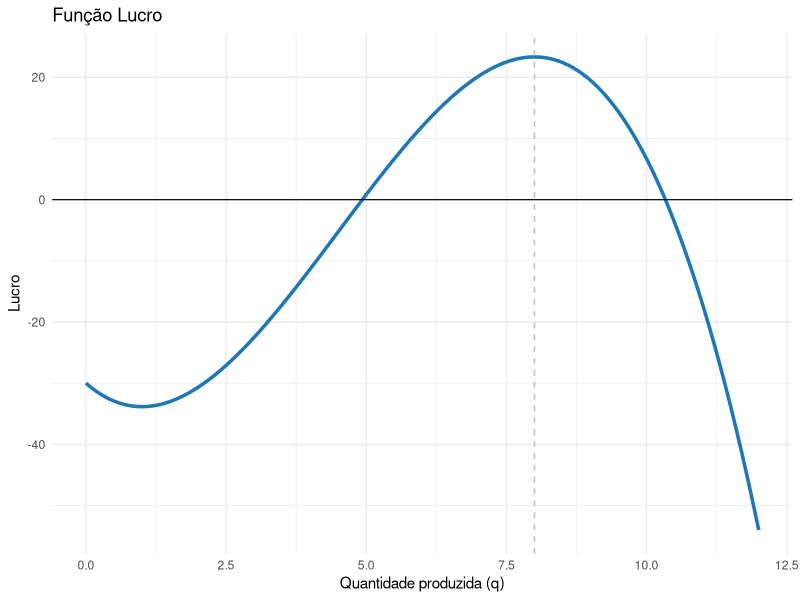
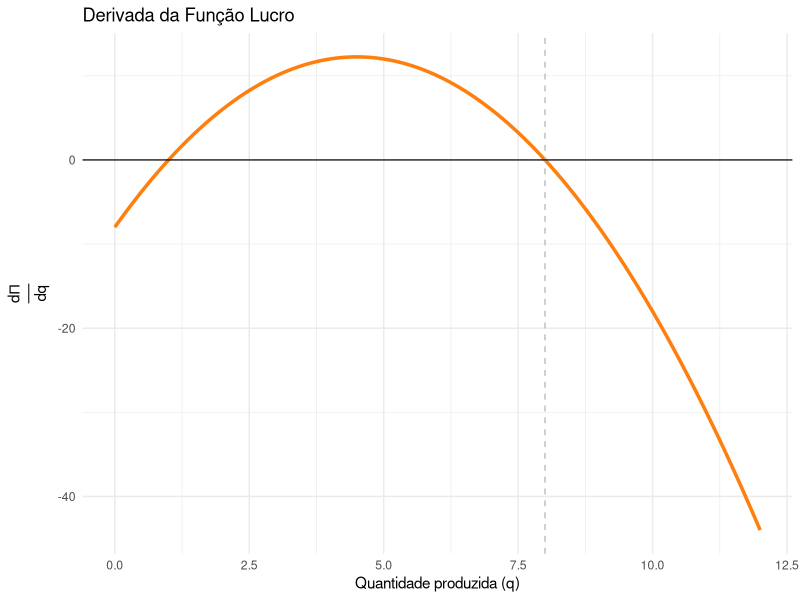
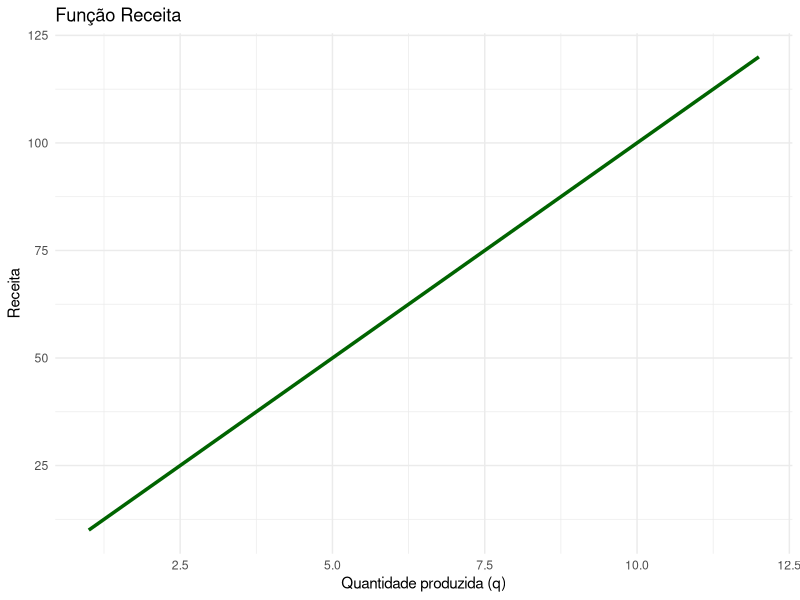

Reproduce these figures in R, in order.
## ---- chunk 1

# Carregar pacotes
library(ggplot2)
library(tibble)

# Gerar sequência de valores de q
q <- seq(0, 12, by = 0.1)

# Definir funções
lucro <- function(q) -(1 / 3) * q^3 + 4.5 * q^2 - 8 * q - 30
lucro_prime <- function(q) -q^2 + 9 * q - 8

# Calcular valores
df <- tibble(
  q = q,
  Pi = lucro(q),
  dPi = lucro_prime(q)
)

# Gráfico da função lucro
ggplot(df, aes(x = q, y = Pi)) +
  geom_line(color = "#1f77b4", linewidth = 1.2) +
  geom_vline(xintercept = 8, linetype = "dashed", color = "gray") +
  geom_hline(yintercept = 0, color = "black", linewidth = 0.4) +
  labs(
    title = "Função Lucro",
    x = "Quantidade produzida (q)",
    y = "Lucro"
  ) +
  theme_minimal()

# Gráfico da derivada da função lucro
ggplot(df, aes(x = q, y = dPi)) +
  geom_line(color = "#ff7f0e", linewidth = 1.2) +
  geom_vline(xintercept = 8, linetype = "dashed", color = "gray") +
  geom_hline(yintercept = 0, color = "black", linewidth = 0.4) +
  labs(
    title = "Derivada da Função Lucro",
    x = "Quantidade produzida (q)",
    y = expression(frac(d * Pi, dq))
  ) +
  theme_minimal()

# Função receita
# receita = preço x quantidade

preco <- 10
tibble(q = 1:12, R = q * preco) |>
  ggplot(aes(x = q, y = R)) +
  geom_line(color = "darkgreen", linewidth = 1.2) +
  labs(
    title = "Função Receita",
    x = "Quantidade produzida (q)",
    y = "Receita"
  ) +
  theme_minimal()
